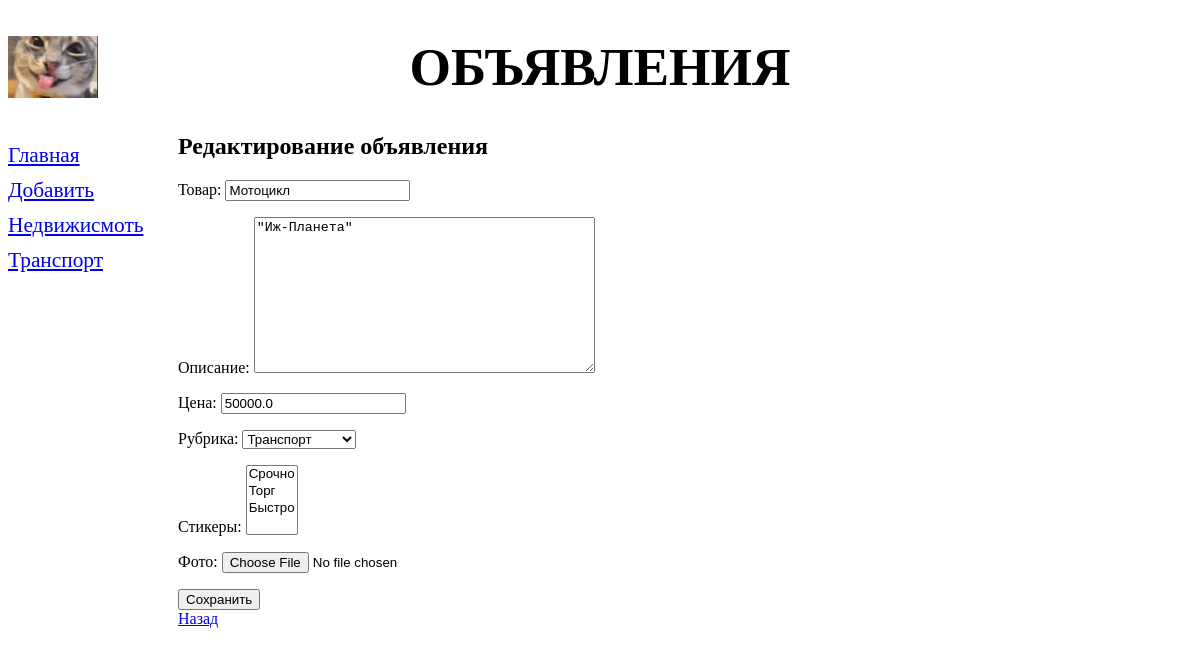
Screenshot of /bboard/4/edit/ with the database file from the repository.
### bboard/models.py (models this page shows)
class Rubric(models.Model):
    name = models.CharField(max_length=20, db_index=True, verbose_name='Название')
    def __str__(self):
        return self.name
    class Meta:
        verbose_name_plural = 'Рубрики'
        verbose_name = 'Рубрика'
        ordering = ['name']

class Bb(models.Model):
    title = models.CharField(
        max_length=50,
        verbose_name='Товар',
        validators=[validate_clean_title, validate_capital_start]
    )
    content = models.TextField(verbose_name='Описание')
    price = models.FloatField(
        verbose_name='Цена',
        validators=[validate_non_negative]
    )
    published = models.DateTimeField(auto_now_add=True, db_index=True, verbose_name='Опубликовано')
    image = models.ImageField(upload_to='bbs/', blank=True, null=True, verbose_name='Фото')
    rubric = models.ForeignKey(Rubric, null=True, on_delete=models.PROTECT, verbose_name='Рубрика')
    stickers = models.ManyToManyField(Sticker, blank=True, verbose_name='Стикеры')
    class Meta:
        verbose_name_plural = 'Объявления'
        verbose_name = 'Объявление'
        ordering = ['-published']

### bboard/views.py (the view)
# urls.py: path('<int:pk>/edit/', BbUpdateView.as_view(), name='edit'),
class BbUpdateView(UpdateView):
    model = Bb
    form_class = BbForm
    template_name = 'bboard/bb_edit.html'
    success_url = reverse_lazy('index')

### bboard/forms.py
class BbForm(ModelForm):
    class Meta:
        model = Bb
        fields = ('title', 'content', 'price', 'rubric','stickers','image')

### bboard/context_processors.py (called while the page is built)
def rubrics(request):
    return {'rubrics': Rubric.objects.all()}

### bboard/models.py (called while the page is built)
    def __str__(self):
        return self.name

### bboard/templates/bboard/bb_edit.html (shortened to what this page needs)
{% extends "layout/basic.html" %}
{% block content %}
<h2>Редактирование объявления</h2>
<form method="post">
    {{ form.as_p }}
    <input type="submit" value="Сохранить">
</form>
<a href="{% url 'index' %}">Назад</a>
{% endblock %}

### bboard/templates/layout/basic.html (shortened to what this page needs)
{% load static %}
<!DOCTYPE html>
<html>
    <head>
        <link rel="stylesheet" type="text/css"
              href="{% static 'bboard/style.css' %}">
    </head>
    <body>
        <header>
            <h1>Объявления</h1>
        </header>
        <nav>
            <a href="{% url 'index' %}">Главная</a>
            <a href="{% url 'index' %}#add-form">Добавить</a>
            {% for rubric in rubrics %}
            <a href="{% url 'rubric_bbs' rubric.pk %}">{{ rubric.name }}</a>
            {% endfor %}
        </nav>
        <main>
        {% block content %}
        {% endblock %}
        </main>
    </body>
</html>

### bboard/static/bboard/style.css (style rules this page uses)
header h1 { font-size: 40pt; text-transform: uppercase; text-align: center; background: url("bg.jpg") left / auto 150% no-repeat; }
nav { font-size: 16pt; width: 150px; float: left; }
nav a { display: block; margin: 10px 0px; }
main { margin-left: 170px; }

### rows the page displays
Rubric: name "Недвижисмоть"
Rubric: name "Транспорт"
Bb: title "Мотоцикл", content "\"Иж-Планета\"", price "50000.0", rubric "Транспорт"
